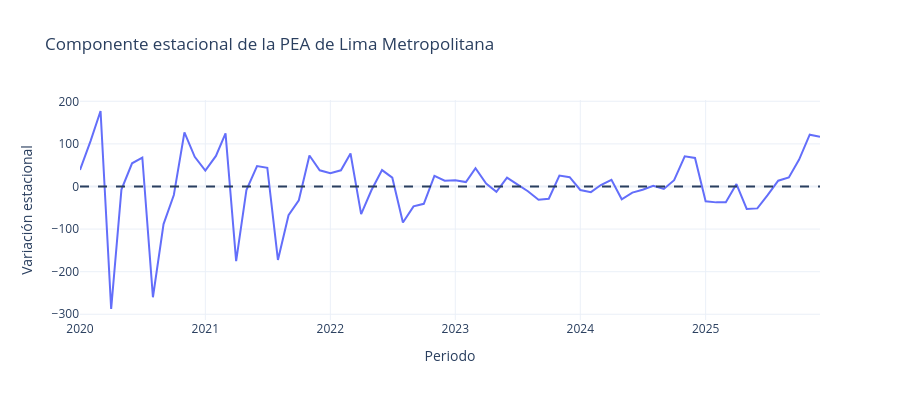

Notebook cell for this chart:
### Markdown cell above
#### 3.1.2 Estacionalidad de la serie

### Code cell
fig_estacionalidad = px.line(
    componentes,
    x="periodo",
    y="Estacionalidad",
    title="Componente estacional de la PEA de Lima Metropolitana",
    labels={"periodo": "Periodo", "Estacionalidad": "Variación estacional"})
fig_estacionalidad.add_hline(y=0, line_dash="dash")
fig_estacionalidad.update_layout(hovermode="x unified", template="plotly_white", height=400, showlegend=False)
fig_estacionalidad.show()
